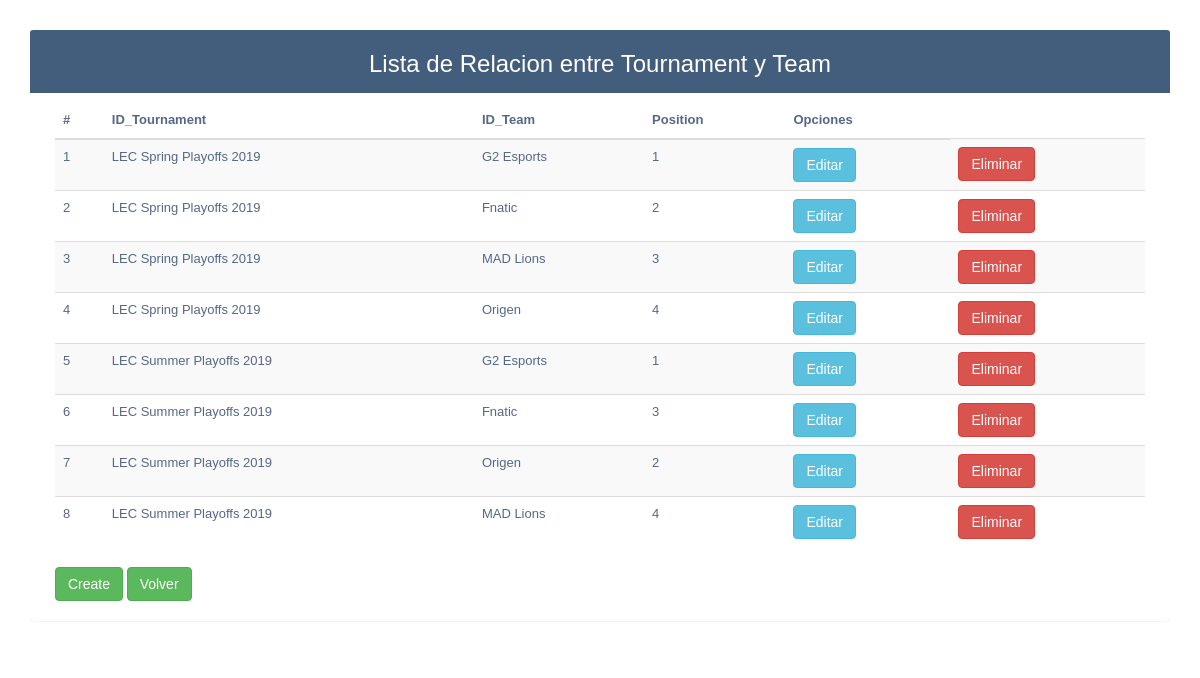
The app's page /configuration/listar_tournamentteam/ (signed in) with its own data.
### Configuration/models.py (models this page shows, shortened)
class TournamentTeam(models.Model):
    ID_Tournament=models.ForeignKey(Tournament, on_delete=models.SET_NULL, null=True)
    ID_Team=models.ForeignKey(Team, on_delete=models.SET_NULL, null=True)
    Position=models.CharField(max_length=3)

class Tournament(models.Model):
    Name=models.CharField(max_length=30)
    Pricepool=models.CharField(max_length=10)
    Winner=models.ForeignKey(Team, on_delete=models.SET_NULL, null=True)
    MVP=models.ForeignKey(Player, on_delete=models.SET_NULL, null=True)
    def __str__(self):
        return self.Name

class Team(models.Model):
    Name=models.CharField(max_length=30)
    ID_Owner=models.ForeignKey(Owner, on_delete=models.SET_NULL, null=True)
    def __str__(self):
        cadena= "{0}"
        return cadena.format(self.Name)

### Configuration/views.py (the view)
# urls.py: path('listar_tournamentteam/',login_required(listarTournamentTeam.as_view()), name='listar_tournamentteam'),
class listarTournamentTeam(ListView):
    model = TournamentTeam
    template_name = 'configuration/listar_tournamentteam.html'
    context_object_name = 'tournamentteams'
    queryset = TournamentTeam.objects.all()

### templates/configuration/listar_tournamentteam.html (shortened to what this page needs)
{% extends 'index.html' %}
{% block body %}
    {% if tournamentteams %}
    <div class="container">
        <div class="table-wrapper">
            <div class="table-title">
                <div class="row">
                    <div>
						<h2>Lista de Relacion entre Tournament y Team</h2>
					</div>
				</div>
			</div>
            <table class="table table-striped table-hover">
            <thead>
                <tr>
                    <th>#</th>
                    <th>ID_Tournament</th>
                    <th>ID_Team</th>
                    <th>Position</th>
                    <th>Opciones</th>
                </tr>
            </thead>
            <tbody>
                {% for tournamentteam in tournamentteams %}
                    <tr>
                        <td>{{ tournamentteam.id }}</td>
                        <td>{{ tournamentteam.ID_Tournament }}</td>
                        <td>{{ tournamentteam.ID_Team }}</td>
                        <td>{{ tournamentteam.Position }}</td>
                        <td><a href="{% url 'Configuration:editar_tournamentteam' tournamentteam.pk %}"><button type="button" class="btn btn-info"> Editar</button></a> </td>
                        <td><a href="{% url 'Configuration:eliminar_tournamentteam' tournamentteam.id %}"> <button type="button" class="btn btn-danger"> Eliminar</button></a> </td>
                    </tr>
                {% endfor %}
            </tbody>
        </table>
        <a href="{% url 'Configuration:crear_tournamentteam' %}"><button type="button" class="btn btn-success">Create</button></a>
        <a href="{% url 'index' %}"><button type="button" class="btn btn-success">Volver</button></a>
        </div>
        </div>
    {% else %}
    <h1> No existen dueños registrados</h1>
    {% endif %}
{% endblock body %}

### templates/index.html (style rules this page uses)
body { color: #566787; font-family: 'Varela Round', sans-serif; font-size: 13px; background-repeat: no-repeat; background-attachment: fixed; background-size: 100% 100%; height: 500px; }
.table-wrapper { background: #fff; padding: 20px 25px; margin: 30px 0; border-radius: 3px; box-shadow: 0 1px 1px rgba(0,0,0,.05); }
.table-title { padding-bottom: 15px; background: #435d7d; color: #fff; padding: 16px 30px; margin: -20px -25px 10px; border-radius: 3px 3px 0 0; display: flex; justify-content: center; align-items: center; }
h2 { margin: 5px 0 0; font-size: 24px; }

### records on screen
TournamentTeam: id "1", ID_Tournament "LEC Spring Playoffs 2019", ID_Team "G2 Esports", Position "1"
TournamentTeam: id "2", ID_Tournament "LEC Spring Playoffs 2019", ID_Team "Fnatic", Position "2"
TournamentTeam: id "3", ID_Tournament "LEC Spring Playoffs 2019", ID_Team "MAD Lions", Position "3"
TournamentTeam: id "4", ID_Tournament "LEC Spring Playoffs 2019", ID_Team "Origen", Position "4"
TournamentTeam: id "5", ID_Tournament "LEC Summer Playoffs 2019", ID_Team "G2 Esports", Position "1"
TournamentTeam: id "6", ID_Tournament "LEC Summer Playoffs 2019", ID_Team "Fnatic", Position "3"
TournamentTeam: id "7", ID_Tournament "LEC Summer Playoffs 2019", ID_Team "Origen", Position "2"
TournamentTeam: id "8", ID_Tournament "LEC Summer Playoffs 2019", ID_Team "MAD Lions", Position "4"
